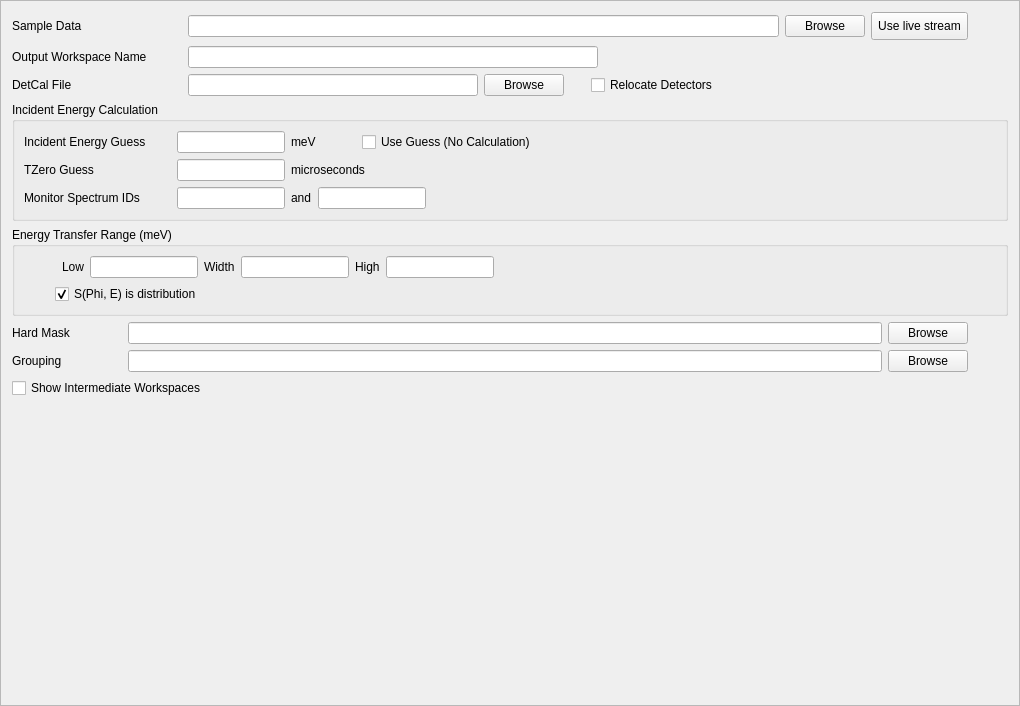
<?xml version="1.0" encoding="UTF-8"?>
<ui version="4.0">
 <class>Frame</class>
 <widget class="QFrame" name="Frame">
  <property name="geometry">
   <rect>
    <x>0</x>
    <y>0</y>
    <width>1020</width>
    <height>706</height>
   </rect>
  </property>
  <property name="windowTitle">
   <string>Frame</string>
  </property>
  <property name="frameShape">
   <enum>QFrame::StyledPanel</enum>
  </property>
  <property name="frameShadow">
   <enum>QFrame::Raised</enum>
  </property>
  <layout class="QVBoxLayout" name="verticalLayout_3">
   <item>
    <layout class="QHBoxLayout" name="horizontalLayout">
     <item>
      <widget class="QLabel" name="sample_label">
       <property name="minimumSize">
        <size>
         <width>170</width>
         <height>0</height>
        </size>
       </property>
       <property name="text">
        <string>Sample Data</string>
       </property>
      </widget>
     </item>
     <item>
      <widget class="QLineEdit" name="sample_edit"/>
     </item>
     <item>
      <widget class="QPushButton" name="sample_browse">
       <property name="text">
        <string>Browse</string>
       </property>
      </widget>
     </item>
     <item>
      <widget class="QToolButton" name="live_button">
       <property name="sizePolicy">
        <sizepolicy hsizetype="Minimum" vsizetype="Fixed">
         <horstretch>0</horstretch>
         <verstretch>0</verstretch>
        </sizepolicy>
       </property>
       <property name="minimumSize">
        <size>
         <width>0</width>
         <height>28</height>
        </size>
       </property>
       <property name="text">
        <string>Use live stream</string>
       </property>
       <property name="checkable">
        <bool>true</bool>
       </property>
       <property name="toolButtonStyle">
        <enum>Qt::ToolButtonTextOnly</enum>
       </property>
      </widget>
     </item>
     <item>
      <spacer name="horizontalSpacer">
       <property name="orientation">
        <enum>Qt::Horizontal</enum>
       </property>
       <property name="sizeType">
        <enum>QSizePolicy::Fixed</enum>
       </property>
       <property name="sizeHint" stdset="0">
        <size>
         <width>40</width>
         <height>20</height>
        </size>
       </property>
      </spacer>
     </item>
    </layout>
   </item>
   <item>
    <layout class="QHBoxLayout" name="horizontalLayout_9">
     <item>
      <widget class="QLabel" name="output_ws_label">
       <property name="minimumSize">
        <size>
         <width>170</width>
         <height>0</height>
        </size>
       </property>
       <property name="text">
        <string>Output Workspace Name</string>
       </property>
      </widget>
     </item>
     <item>
      <widget class="QLineEdit" name="output_ws_edit"/>
     </item>
     <item>
      <spacer name="horizontalSpacer_10">
       <property name="orientation">
        <enum>Qt::Horizontal</enum>
       </property>
       <property name="sizeHint" stdset="0">
        <size>
         <width>40</width>
         <height>20</height>
        </size>
       </property>
      </spacer>
     </item>
    </layout>
   </item>
   <item>
    <layout class="QHBoxLayout" name="horizontalLayout_8">
     <item>
      <widget class="QLabel" name="detcal_label">
       <property name="minimumSize">
        <size>
         <width>170</width>
         <height>0</height>
        </size>
       </property>
       <property name="text">
        <string>DetCal File</string>
       </property>
      </widget>
     </item>
     <item>
      <widget class="QLineEdit" name="detcal_edit"/>
     </item>
     <item>
      <widget class="QPushButton" name="detcal_browse">
       <property name="text">
        <string>Browse</string>
       </property>
      </widget>
     </item>
     <item>
      <widget class="QLabel" name="label_3">
       <property name="minimumSize">
        <size>
         <width>15</width>
         <height>0</height>
        </size>
       </property>
       <property name="text">
        <string/>
       </property>
      </widget>
     </item>
     <item>
      <widget class="QCheckBox" name="relocate_dets_cb">
       <property name="text">
        <string>Relocate Detectors</string>
       </property>
      </widget>
     </item>
     <item>
      <spacer name="horizontalSpacer_11">
       <property name="orientation">
        <enum>Qt::Horizontal</enum>
       </property>
       <property name="sizeHint" stdset="0">
        <size>
         <width>40</width>
         <height>20</height>
        </size>
       </property>
      </spacer>
     </item>
    </layout>
   </item>
   <item>
    <widget class="QGroupBox" name="inc_energy_gb">
     <property name="title">
      <string>Incident Energy Calculation</string>
     </property>
     <layout class="QVBoxLayout" name="verticalLayout_2">
      <item>
       <layout class="QHBoxLayout" name="horizontalLayout_10">
        <item>
         <widget class="QLabel" name="ei_guess_label">
          <property name="minimumSize">
           <size>
            <width>147</width>
            <height>0</height>
           </size>
          </property>
          <property name="text">
           <string>Incident Energy Guess</string>
          </property>
         </widget>
        </item>
        <item>
         <widget class="QLineEdit" name="ei_guess_edit">
          <property name="sizePolicy">
           <sizepolicy hsizetype="Fixed" vsizetype="Fixed">
            <horstretch>0</horstretch>
            <verstretch>0</verstretch>
           </sizepolicy>
          </property>
         </widget>
        </item>
        <item>
         <widget class="QLabel" name="ei_units_label">
          <property name="text">
           <string>meV</string>
          </property>
         </widget>
        </item>
        <item>
         <spacer name="horizontalSpacer_2">
          <property name="orientation">
           <enum>Qt::Horizontal</enum>
          </property>
          <property name="sizeType">
           <enum>QSizePolicy::Fixed</enum>
          </property>
          <property name="sizeHint" stdset="0">
           <size>
            <width>40</width>
            <height>20</height>
           </size>
          </property>
         </spacer>
        </item>
        <item>
         <widget class="QCheckBox" name="use_ei_guess_chkbox">
          <property name="text">
           <string>Use Guess (No Calculation)</string>
          </property>
         </widget>
        </item>
        <item>
         <spacer name="horizontalSpacer_3">
          <property name="orientation">
           <enum>Qt::Horizontal</enum>
          </property>
          <property name="sizeHint" stdset="0">
           <size>
            <width>40</width>
            <height>20</height>
           </size>
          </property>
         </spacer>
        </item>
       </layout>
      </item>
      <item>
       <layout class="QHBoxLayout" name="horizontalLayout_2">
        <item>
         <widget class="QLabel" name="tzero_guess_label">
          <property name="sizePolicy">
           <sizepolicy hsizetype="Preferred" vsizetype="Preferred">
            <horstretch>0</horstretch>
            <verstretch>0</verstretch>
           </sizepolicy>
          </property>
          <property name="minimumSize">
           <size>
            <width>147</width>
            <height>0</height>
           </size>
          </property>
          <property name="text">
           <string>TZero Guess</string>
          </property>
         </widget>
        </item>
        <item>
         <widget class="QLineEdit" name="tzero_guess_edit">
          <property name="sizePolicy">
           <sizepolicy hsizetype="Fixed" vsizetype="Fixed">
            <horstretch>0</horstretch>
            <verstretch>0</verstretch>
           </sizepolicy>
          </property>
          <property name="minimumSize">
           <size>
            <width>0</width>
            <height>0</height>
           </size>
          </property>
         </widget>
        </item>
        <item>
         <widget class="QLabel" name="tzero_guess_unit_label">
          <property name="text">
           <string>microseconds</string>
          </property>
         </widget>
        </item>
        <item>
         <spacer name="horizontalSpacer_8">
          <property name="orientation">
           <enum>Qt::Horizontal</enum>
          </property>
          <property name="sizeHint" stdset="0">
           <size>
            <width>40</width>
            <height>20</height>
           </size>
          </property>
         </spacer>
        </item>
       </layout>
      </item>
      <item>
       <layout class="QHBoxLayout" name="horizontalLayout_7">
        <item>
         <widget class="QLabel" name="monitor_specid_label">
          <property name="minimumSize">
           <size>
            <width>147</width>
            <height>0</height>
           </size>
          </property>
          <property name="toolTip">
           <string>Override the default monitor spectrum IDs for Ei calculation.</string>
          </property>
          <property name="text">
           <string>Monitor Spectrum IDs</string>
          </property>
         </widget>
        </item>
        <item>
         <widget class="QLineEdit" name="monitor1_specid_edit">
          <property name="sizePolicy">
           <sizepolicy hsizetype="Fixed" vsizetype="Fixed">
            <horstretch>0</horstretch>
            <verstretch>0</verstretch>
           </sizepolicy>
          </property>
          <property name="minimumSize">
           <size>
            <width>0</width>
            <height>0</height>
           </size>
          </property>
         </widget>
        </item>
        <item>
         <widget class="QLabel" name="label_2">
          <property name="text">
           <string>and</string>
          </property>
         </widget>
        </item>
        <item>
         <widget class="QLineEdit" name="monitor2_specid_edit">
          <property name="sizePolicy">
           <sizepolicy hsizetype="Fixed" vsizetype="Fixed">
            <horstretch>0</horstretch>
            <verstretch>0</verstretch>
           </sizepolicy>
          </property>
          <property name="minimumSize">
           <size>
            <width>0</width>
            <height>0</height>
           </size>
          </property>
         </widget>
        </item>
        <item>
         <spacer name="horizontalSpacer_9">
          <property name="orientation">
           <enum>Qt::Horizontal</enum>
          </property>
          <property name="sizeHint" stdset="0">
           <size>
            <width>40</width>
            <height>20</height>
           </size>
          </property>
         </spacer>
        </item>
       </layout>
      </item>
     </layout>
    </widget>
   </item>
   <item>
    <widget class="QGroupBox" name="et_range_box">
     <property name="title">
      <string>Energy Transfer Range (meV)</string>
     </property>
     <property name="checkable">
      <bool>false</bool>
     </property>
     <property name="checked">
      <bool>false</bool>
     </property>
     <layout class="QVBoxLayout" name="verticalLayout">
      <item>
       <layout class="QHBoxLayout" name="horizontalLayout_6">
        <item>
         <widget class="QLabel" name="etr_low_label">
          <property name="sizePolicy">
           <sizepolicy hsizetype="Preferred" vsizetype="Preferred">
            <horstretch>0</horstretch>
            <verstretch>0</verstretch>
           </sizepolicy>
          </property>
          <property name="minimumSize">
           <size>
            <width>60</width>
            <height>0</height>
           </size>
          </property>
          <property name="text">
           <string>Low</string>
          </property>
          <property name="alignment">
           <set>Qt::AlignRight|Qt::AlignTrailing|Qt::AlignVCenter</set>
          </property>
         </widget>
        </item>
        <item>
         <widget class="QLineEdit" name="etr_low_edit">
          <property name="sizePolicy">
           <sizepolicy hsizetype="Fixed" vsizetype="Fixed">
            <horstretch>0</horstretch>
            <verstretch>0</verstretch>
           </sizepolicy>
          </property>
         </widget>
        </item>
        <item>
         <widget class="QLabel" name="etr_width_label">
          <property name="text">
           <string>Width</string>
          </property>
         </widget>
        </item>
        <item>
         <widget class="QLineEdit" name="etr_width_edit">
          <property name="sizePolicy">
           <sizepolicy hsizetype="Fixed" vsizetype="Fixed">
            <horstretch>0</horstretch>
            <verstretch>0</verstretch>
           </sizepolicy>
          </property>
         </widget>
        </item>
        <item>
         <widget class="QLabel" name="etr_high_label">
          <property name="text">
           <string>High</string>
          </property>
         </widget>
        </item>
        <item>
         <widget class="QLineEdit" name="etr_high_edit">
          <property name="sizePolicy">
           <sizepolicy hsizetype="Fixed" vsizetype="Fixed">
            <horstretch>0</horstretch>
            <verstretch>0</verstretch>
           </sizepolicy>
          </property>
         </widget>
        </item>
        <item>
         <spacer name="horizontalSpacer_6">
          <property name="orientation">
           <enum>Qt::Horizontal</enum>
          </property>
          <property name="sizeHint" stdset="0">
           <size>
            <width>40</width>
            <height>20</height>
           </size>
          </property>
         </spacer>
        </item>
       </layout>
      </item>
      <item>
       <layout class="QHBoxLayout" name="horizontalLayout_3">
        <item>
         <widget class="QLabel" name="label">
          <property name="minimumSize">
           <size>
            <width>25</width>
            <height>0</height>
           </size>
          </property>
          <property name="text">
           <string/>
          </property>
         </widget>
        </item>
        <item>
         <widget class="QCheckBox" name="et_is_distribution_cb">
          <property name="text">
           <string>S(Phi, E) is distribution</string>
          </property>
          <property name="checked">
           <bool>true</bool>
          </property>
         </widget>
        </item>
        <item>
         <spacer name="horizontalSpacer_7">
          <property name="orientation">
           <enum>Qt::Horizontal</enum>
          </property>
          <property name="sizeHint" stdset="0">
           <size>
            <width>40</width>
            <height>20</height>
           </size>
          </property>
         </spacer>
        </item>
       </layout>
      </item>
     </layout>
    </widget>
   </item>
   <item>
    <layout class="QHBoxLayout" name="horizontalLayout_4">
     <item>
      <widget class="QLabel" name="hardmask_label">
       <property name="minimumSize">
        <size>
         <width>110</width>
         <height>0</height>
        </size>
       </property>
       <property name="text">
        <string>Hard Mask</string>
       </property>
      </widget>
     </item>
     <item>
      <widget class="QLineEdit" name="hardmask_edit"/>
     </item>
     <item>
      <widget class="QPushButton" name="hardmask_browse">
       <property name="text">
        <string>Browse</string>
       </property>
      </widget>
     </item>
     <item>
      <spacer name="horizontalSpacer_4">
       <property name="orientation">
        <enum>Qt::Horizontal</enum>
       </property>
       <property name="sizeType">
        <enum>QSizePolicy::Fixed</enum>
       </property>
       <property name="sizeHint" stdset="0">
        <size>
         <width>40</width>
         <height>20</height>
        </size>
       </property>
      </spacer>
     </item>
    </layout>
   </item>
   <item>
    <layout class="QHBoxLayout" name="horizontalLayout_5">
     <item>
      <widget class="QLabel" name="grouping_label">
       <property name="minimumSize">
        <size>
         <width>110</width>
         <height>0</height>
        </size>
       </property>
       <property name="text">
        <string>Grouping</string>
       </property>
      </widget>
     </item>
     <item>
      <widget class="QLineEdit" name="grouping_edit"/>
     </item>
     <item>
      <widget class="QPushButton" name="grouping_browse">
       <property name="text">
        <string>Browse</string>
       </property>
      </widget>
     </item>
     <item>
      <spacer name="horizontalSpacer_5">
       <property name="orientation">
        <enum>Qt::Horizontal</enum>
       </property>
       <property name="sizeType">
        <enum>QSizePolicy::Fixed</enum>
       </property>
       <property name="sizeHint" stdset="0">
        <size>
         <width>40</width>
         <height>20</height>
        </size>
       </property>
      </spacer>
     </item>
    </layout>
   </item>
   <item>
    <layout class="QHBoxLayout" name="horizontalLayout_11">
     <item>
      <widget class="QCheckBox" name="show_workspaces_cb">
       <property name="text">
        <string>Show Intermediate Workspaces</string>
       </property>
      </widget>
     </item>
     <item>
      <spacer name="horizontalSpacer_12">
       <property name="orientation">
        <enum>Qt::Horizontal</enum>
       </property>
       <property name="sizeHint" stdset="0">
        <size>
         <width>40</width>
         <height>20</height>
        </size>
       </property>
      </spacer>
     </item>
    </layout>
   </item>
   <item>
    <spacer name="verticalSpacer">
     <property name="orientation">
      <enum>Qt::Vertical</enum>
     </property>
     <property name="sizeHint" stdset="0">
      <size>
       <width>20</width>
       <height>242</height>
      </size>
     </property>
    </spacer>
   </item>
  </layout>
 </widget>
 <resources/>
 <connections>
  <connection>
   <sender>live_button</sender>
   <signal>toggled(bool)</signal>
   <receiver>sample_edit</receiver>
   <slot>setDisabled(bool)</slot>
   <hints>
    <hint type="sourcelabel">
     <x>901</x>
     <y>24</y>
    </hint>
    <hint type="destinationlabel">
     <x>464</x>
     <y>24</y>
    </hint>
   </hints>
  </connection>
  <connection>
   <sender>live_button</sender>
   <signal>toggled(bool)</signal>
   <receiver>sample_browse</receiver>
   <slot>setDisabled(bool)</slot>
   <hints>
    <hint type="sourcelabel">
     <x>901</x>
     <y>24</y>
    </hint>
    <hint type="destinationlabel">
     <x>791</x>
     <y>24</y>
    </hint>
   </hints>
  </connection>
 </connections>
</ui>
